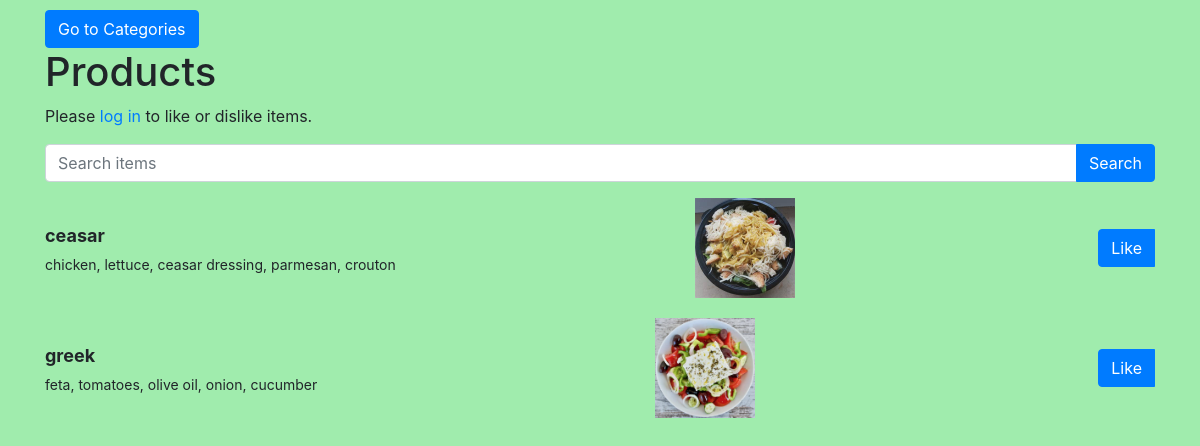
/subcategory/1/, run on the app's committed database.
### catalog/models.py (models this page shows)
class Item(models.Model):
    name = models.CharField(max_length=200)
    description = models.TextField()
    sub_category = models.ForeignKey(SubCategory, on_delete=models.CASCADE)
    image = models.ImageField(upload_to='item_images/')
    likes = models.ManyToManyField('auth.User', related_name='liked_items', blank=True)
    def like_count(self):
        return self.likes.count() if self.likes.exists() else 0

### catalog/views.py (the view)
# urls.py: path('subcategory/<int:subcategory_id>/', views.subcategory_detail, name='subcategory_detail'),  # URL pattern for subcategory detail vie
def subcategory_detail(request, subcategory_id):
    subcategory = get_object_or_404(SubCategory, pk=subcategory_id)
    items = Item.objects.filter(sub_category=subcategory)
    for item in items:
        item.likes_count = item.like_count()  # Get the number of likes for each item
    return render(request, 'catalog/subcategory_detail.html', {'catalog/subcategory': subcategory, 'items': items})

### catalog/templates/catalog/subcategory_detail.html (shortened to what this page needs)
<!DOCTYPE html>
<html lang="en">
<head>
    <link rel="stylesheet" href="https://stackpath.bootstrapcdn.com/bootstrap/4.5.2/css/bootstrap.min.css">
</head>
<body>
    <div class="container">
        <a href="{% url 'category_detail' 1 %}" class="btn btn-primary" style="margin-top: 10px;">Go to Categories</a>
        <h1>{{ subcategory.name }} Products</h1>
        {% if user.is_authenticated %}
        <p>Welcome, {{ user.username }}!</p>
        {% else %}
        <p>Please <a href="{% url 'login' %}">log in</a> to like or dislike items.</p>
        {% endif %}
        <form id="search-form" action="{% url 'items_search' %}" method="GET" class="mb-3">
            <div class="input-group">
                <input type="text" name="query" class="form-control" placeholder="Search items">
                <div class="input-group-append">
                    <button type="submit" class="btn btn-primary">Search</button>
                </div>
            </div>
        </form>
        {% for item in items %}
        <div class="item-container">
            <div class="item-info">
                <div class="item-name">{{ item.name }}</div>
                <div class="item-description">{{ item.description }}</div>
            </div>
            <img src="{{ item.image.url }}" alt="" class="item-image">
            <div class="btn-group">
                {% if item.liked_by_user %}
                <button type="button" class="btn btn-primary like-btn" data-item-id="{{ item.id }}" style="display: none;">Like</button>
                <button type="button" class="btn btn-danger dislike-btn" data-item-id="{{ item.id }}">Dislike</button>
                {% else %}
                <button type="button" class="btn btn-primary like-btn" data-item-id="{{ item.id }}">Like</button>
                {% endif %}
            </div>
        </div>
        {% endfor %}
    </div>
</body>
</html>

### catalog/templates/catalog/subcategory_detail.html (style rules this page uses)
body { background-color: #a0ecad; }
.item-container { display: flex; justify-content: space-between; align-items: center; margin-bottom: 20px; }
.item-info { display: flex; flex-direction: column; }
.item-name { margin-bottom: 5px; font-size: 18px; font-weight: bold; }
.item-description { font-size: 14px; }
.item-image { width: 100px; height: auto; }
.btn-group { display: flex; align-items: center; }
.btn-group .btn { margin-left: 5px; }

### data on the page
Item: name "ceasar", description "chicken, lettuce, ceasar dressing, parmesan, crouton", image (picture)
Item: name "greek", description "feta, tomatoes, olive oil, onion, cucumber", image (picture)
